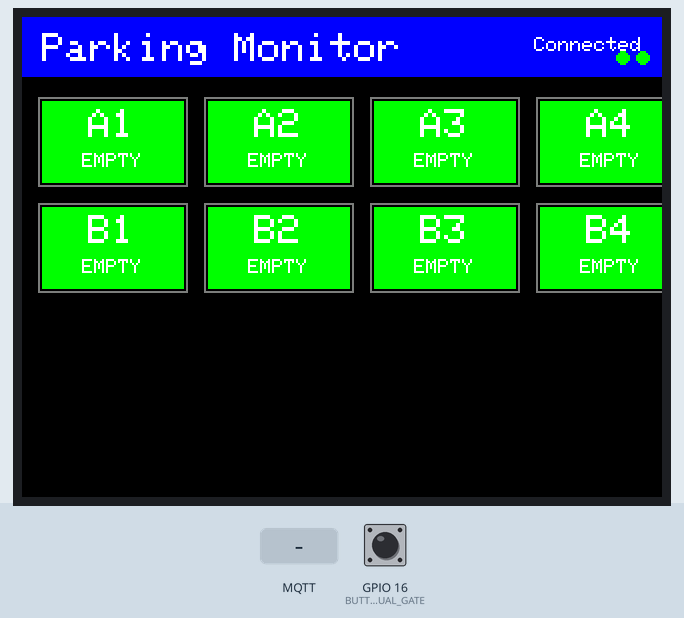
Simulated run of this sketch. Board: ESP32. On the bench: 320×240 colour display. The test bench sets the inputs (shaded band); at power-on: GPIO 16 (BUTTON_MANUAL_GATE) HIGH. WiFi joins after 1.5 s; servers stay silent unless stated; no MQTT or app messages arrive unless stated; not simulated (calls return 0 or success): env.h; names the files do not define were given values by the test bench: MQTT_PORT = 1883; what the sketch prints to the serial monitor is not drawn.

Above: at 3.1 s.
3.2 s: GPIO 16 (BUTTON_MANUAL_GATE) pulled LOW for 3.2 s
At 4.0 s:
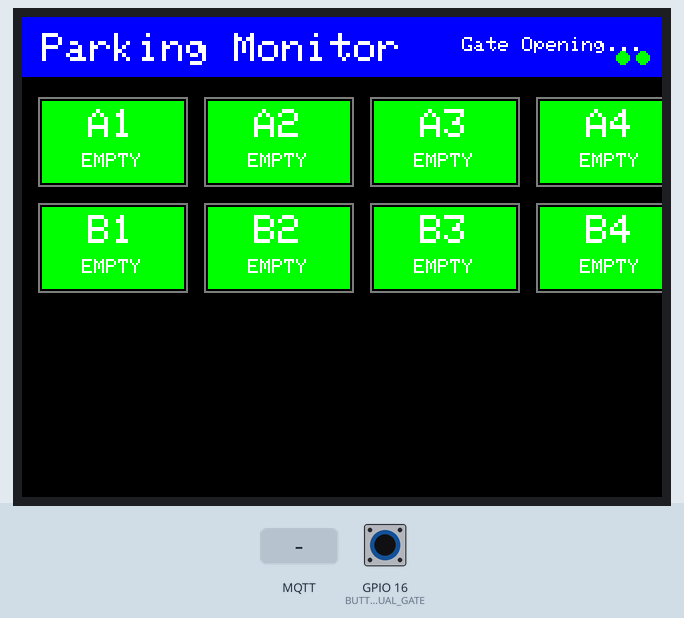
7.9 s: MQTT message "1" arrives on the first subscribed topic
9.4 s: MQTT message "on" arrives on the first subscribed topic
Timing chart, 0 to 12.4 s (numbered marks = the images above; inputs shaded):
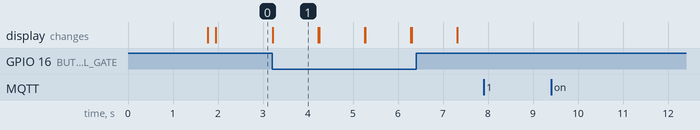

Measured:
- after the input at 3.2 s, the display: changes at once (image 1)
- after the input at 7.9 s, every drawn part: stays the same
- after the input at 9.4 s, every drawn part: stays the same
- what the display in image 1 shows lasts 1.0 s, from 3.2 s to 4.2 s

The sketch:

MONITOR.ino
```cpp
#include <TFT_eSPI.h>
#include <WiFi.h>
#include <PubSubClient.h>
#include <ArduinoJson.h>
#include "env.h"

// Wifi
const char* ssid = WIFI_SSID;
const char* password = WIFI_PASSWORD;

// MQTT Topics
const char* mqtt_topic = "iot/parking/slots";
const char* gate_control_topic = "iot/parking/gate/control";

// Manual Gate Control
#define BUTTON_MANUAL_GATE  16

// TFT display
TFT_eSPI tft = TFT_eSPI();

// MQTT client
WiFiClient espClient;
PubSubClient mqtt(espClient);

// Parking Slots
#define SLOT_COUNT 8
#define SLOT_WIDTH 75
#define SLOT_HEIGHT 45
#define PADDING 8
#define START_Y 40

struct Slot {
  int x, y;
  String id;
  bool isOccupied;
  unsigned long lastUpdate;
};

Slot slots[SLOT_COUNT];

// Colors
#define COLOR_BG       0x0000      // Black
#define COLOR_HEADER   0x001F      // Blue
#define COLOR_EMPTY    0x07E0      // Green
#define COLOR_OCCUPIED 0xF800      // Red
#define COLOR_TEXT     0xFFFF      // White
#define COLOR_BORDER   0x7BEF      // Light Gray

// Status
bool wifiConnected = false;
bool mqttConnected = false;
unsigned long lastReconnectAttempt = 0;
const unsigned long reconnectInterval = 5000;

// Button
unsigned long lastButtonPress = 0;
const unsigned long buttonDebounce = 1000;  // 1 giây debounce

void setup() {
  Serial.begin(115200);
  Serial.println("\n=================================");
  Serial.println("PARKING SLOT MONITOR");
  Serial.println("=================================");

  // Khởi tạo màn hình
  tft.init();
  tft.setRotation(1);  // Landscape mode (320x170)
  tft.fillScreen(COLOR_BG);

  // Hiển thị splash screen
  drawHeader("Parking Monitor", "Initializing...");

  // Cấu hình button
  pinMode(BUTTON_MANUAL_GATE, INPUT_PULLUP);
  Serial.println("[SYSTEM] Button GPIO 16 configured (PULLUP)");

  // Khởi tạo slots
  initSlots();

  // Kết nối WiFi
  connectWiFi();

  // Cấu hình MQTT
  mqtt.setServer(MQTT_SERVER, MQTT_PORT);
  mqtt.setCallback(mqttCallback);
  mqtt.setBufferSize(512);

  // Kết nối MQTT
  connectMQTT();

  // Vẽ giao diện
  drawUI();

  Serial.println("[SYSTEM] SUCCESS System ready!");
}

void loop() {
  // Duy trì kết nối MQTT
  if (!mqtt.connected()) {
    unsigned long now = millis();
    if (now - lastReconnectAttempt > reconnectInterval) {
      lastReconnectAttempt = now;
      if (connectMQTT()) {
        lastReconnectAttempt = 0;
      }
    }
  } else {
    mqtt.loop();
  }

  // Kiểm tra WiFi
  if (WiFi.status() != WL_CONNECTED) {
    wifiConnected = false;
    connectWiFi();
  }

  // Kiểm tra button manual gate (active LOW)
  if (digitalRead(BUTTON_MANUAL_GATE) == LOW) {
    unsigned long currentTime = millis();
    if (currentTime - lastButtonPress > buttonDebounce) {
      lastButtonPress = currentTime;
      handleManualGateOpen();
    }
  }
}

void initSlots() {
  // Hàng 1: A1-A4
  for (int i = 0; i < 4; i++) {
    slots[i].x = PADDING + i * (SLOT_WIDTH + PADDING);
    slots[i].y = START_Y;
    slots[i].id = "A" + String(i + 1);
    slots[i].isOccupied = false;
    slots[i].lastUpdate = 0;
  }

  // Hàng 2: B1-B4
  for (int i = 4; i < 8; i++) {
    slots[i].x = PADDING + (i - 4) * (SLOT_WIDTH + PADDING);
    slots[i].y = START_Y + SLOT_HEIGHT + PADDING;
    slots[i].id = "B" + String(i - 3);
    slots[i].isOccupied = false;
    slots[i].lastUpdate = 0;
  }

  Serial.println("[SYSTEM] Slots initialized");
}

void connectWiFi() {
  Serial.print("[WIFI] Connecting to WiFi");
  drawHeader("Parking Monitor", "Connecting WiFi...");

  WiFi.mode(WIFI_STA);
  WiFi.begin(ssid, password);

  int attempts = 0;
  while (WiFi.status() != WL_CONNECTED && attempts < 20) {
    delay(500);
    Serial.print(".");
    attempts++;
  }

  if (WiFi.status() == WL_CONNECTED) {
    wifiConnected = true;
    Serial.println("\n[WIFI] SUCCESS WiFi connected!");
    Serial.print("[WIFI] IP: ");
    Serial.println(WiFi.localIP());
  } else {
    wifiConnected = false;
    Serial.println("\n[WIFI] ERROR WiFi connection failed!");
  }
}

bool connectMQTT() {
  Serial.print("[MQTT] Connecting to MQTT broker");
  drawHeader("Parking Monitor", "Connecting MQTT");

  String mac = WiFi.macAddress();
    mac.replace(":", "");

  String clientId = "ESP32_MONITOR_" + mac;

  if (mqtt.connect(clientId.c_str(), MQTT_USERNAME, MQTT_PASSWORD)) {
    mqttConnected = true;
    Serial.println("[MQTT] SUCCESS MQTT broker connected");

    // Subscribe to topic
    if (mqtt.subscribe(mqtt_topic, 1)) {
      Serial.print("[MQTT] Subscribed to: ");
      Serial.println(mqtt_topic);
    } else {
      Serial.println("[MQTT] ERROR Subscribe failed!");
    }

    drawHeader("Parking Monitor", "Connected");
    return true;
  } else {
    mqttConnected = false;
    Serial.print("[MQTT] ERROT Failed, rc=");
    Serial.println(mqtt.state());
    drawHeader("Parking Monitor", "MQTT Error");
    return false;
  }
}

void mqttCallback(char* topic, byte* payload, unsigned int length) {
  // Parse JSON message
  StaticJsonDocument<256> doc;
  DeserializationError error = deserializeJson(doc, payload, length);

  if (error) {
    Serial.print("JSON parse error: ");
    Serial.println(error.c_str());
    return;
  }

  // Lấy thông tin slot
  const char* slotId = doc["slot"];
  bool occupied = doc["occupied"];

  if (slotId == nullptr) {
    Serial.println("[SYSTEM] ERROR Invalid message: missing 'slot' field");
    return;
  }

  Serial.print("[MQTT] MQTT: ");
  Serial.print(slotId);
  Serial.print(" -> ");
  Serial.println(occupied ? "OCCUPIED" : "EMPTY");

  // Cập nhật slot
  updateSlot(String(slotId), occupied);
}

void updateSlot(String slotId, bool occupied) {
  for (int i = 0; i < SLOT_COUNT; i++) {
    if (slots[i].id == slotId) {
      if (slots[i].isOccupied != occupied) {
        slots[i].isOccupied = occupied;
        slots[i].lastUpdate = millis();
        drawSlot(i);
        Serial.print("[SLOT] Updated slot ");
        Serial.print(slotId);
        Serial.print(": ");
        Serial.println(occupied ? "OCCUPIED" : "EMPTY");
      }
      return;
    }
  }
  Serial.print("[SLOT] Slot not found: ");
  Serial.println(slotId);
}

void drawUI() {
  tft.fillScreen(COLOR_BG);

  // Draw header với status
  String status = mqttConnected ? "Connected" : "Disconnected";
  drawHeader("Parking Monitor", status);

  // Draw all slots
  for (int i = 0; i < SLOT_COUNT; i++) {
    drawSlot(i);
  }
}

void drawHeader(String title, String status) {
  // Header background
  tft.fillRect(0, 0, 320, 30, COLOR_HEADER);

  // Title
  tft.setTextColor(COLOR_TEXT);
  tft.setTextSize(2);
  tft.setCursor(10, 8);
  tft.print(title);

  // Status
  tft.setTextSize(1);

  // TFT_eSPI
  int statusWidth = status.length() * 6 * 1;
  tft.setCursor(320 - statusWidth - 10, 10);
  tft.print(status);

  // WiFi icon
  if (wifiConnected) {
    tft.fillCircle(300, 20, 3, TFT_GREEN);
  } else {
    tft.fillCircle(300, 20, 3, TFT_RED);
  }

  // MQTT icon
  if (mqttConnected) {
    tft.fillCircle(310, 20, 3, TFT_GREEN);
  } else {
    tft.fillCircle(310, 20, 3, TFT_RED);
  }
}

void drawSlot(int index) {
  if (index < 0 || index >= SLOT_COUNT) return;

  Slot s = slots[index];

  // Background color
  uint16_t bgColor = s.isOccupied ? COLOR_OCCUPIED : COLOR_EMPTY;

  // Draw border
  tft.drawRect(s.x, s.y, SLOT_WIDTH, SLOT_HEIGHT, COLOR_BORDER);

  // Draw filled rectangle
  tft.fillRect(s.x + 2, s.y + 2, SLOT_WIDTH - 4, SLOT_HEIGHT - 4, bgColor);

  // Draw slot ID
  tft.setTextColor(COLOR_TEXT);
  tft.setTextSize(2);

  // TFT_eSPI
  int textWidth = s.id.length() * 6 * 2;
  int textHeight = 8 * 2;  // Chiều cao font * textSize

  int xText = s.x + (SLOT_WIDTH - textWidth) / 2;
  int yText = s.y + (SLOT_HEIGHT - textHeight) / 2 - 8;

  tft.setCursor(xText, yText);
  tft.print(s.id);

  // Draw status text
  tft.setTextSize(1);
  String statusText = s.isOccupied ? "FULL" : "EMPTY";
  int statusWidth = statusText.length() * 6 * 1;
  int statusHeight = 8 * 1;

  xText = s.x + (SLOT_WIDTH - statusWidth) / 2;
  yText = s.y + (SLOT_HEIGHT - statusHeight) / 2 + 10;

  tft.setCursor(xText, yText);
  tft.print(statusText);
}

void handleManualGateOpen() {
  Serial.println("\n[BUTTON] Manual gate open button pressed");

  if (mqtt.connected()) {
    String message = "{\"action\":\"open\",\"source\":\"manual\",\"direction\":\"manual\"}";

    if (mqtt.publish(gate_control_topic, message.c_str())) {
      Serial.println("[MQTT] SUCCESS Manual gate open command sent");
      Serial.print("[MQTT] Topic: ");
      Serial.println(gate_control_topic);

      // Hiển thị feedback trên màn hình
      drawHeader("Parking Monitor", "Gate Opening...");
      delay(1000);
      drawHeader("Parking Monitor", mqttConnected ? "Connected" : "Disconnected");
    } else {
      Serial.println("[MQTT] ERROR Failed to send manual gate command");
    }
  } else {
    Serial.println("[MQTT] ERROR MQTT not connected, cannot send command");
  }
}
```
